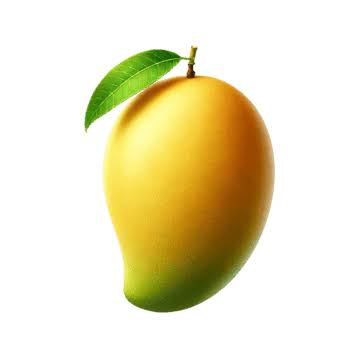
#> input picture Pre_Lab/mango.jpg, 360 x 360 px
$ python Second4.py
#> lines starting #> are read from the running program, lines starting #| are printed output that depends on the picture
import cv2
import numpy as np
from scipy.cluster.hierarchy import weighted

img1=cv2.imread("mango.jpg")
#> img1 is the input picture: shape (360, 360, 3); mean B, G, R 197.4, 228.3, 235.7
img2=cv2.imread("tomato1.jpg")
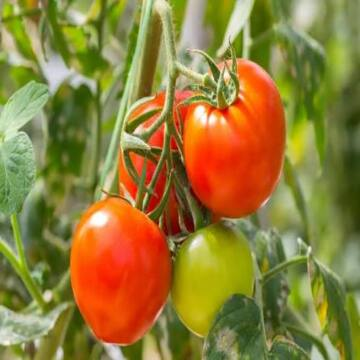
#> input picture Pre_Lab/tomato1.jpg, 360 x 360 px
#> img2 is the input picture: shape (360, 360, 3); mean B, G, R 57.8, 124.9, 145.8
weightedSum=cv2.addWeighted(img1,0.5,img2,0.4,0)
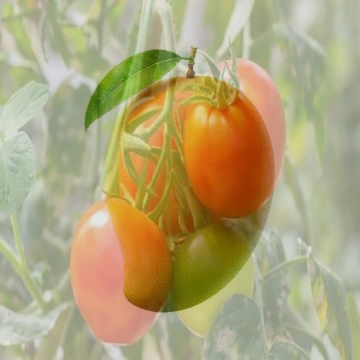
#> weightedSum: shape (360, 360, 3); mean B, G, R 121.9, 164.2, 176.3
cv2.imshow("CS25D010",weightedSum)
if cv2.waitKey(0) & 0xff == 27:
#> (key Esc is pressed here)
    cv2.destroyAllWindows()
